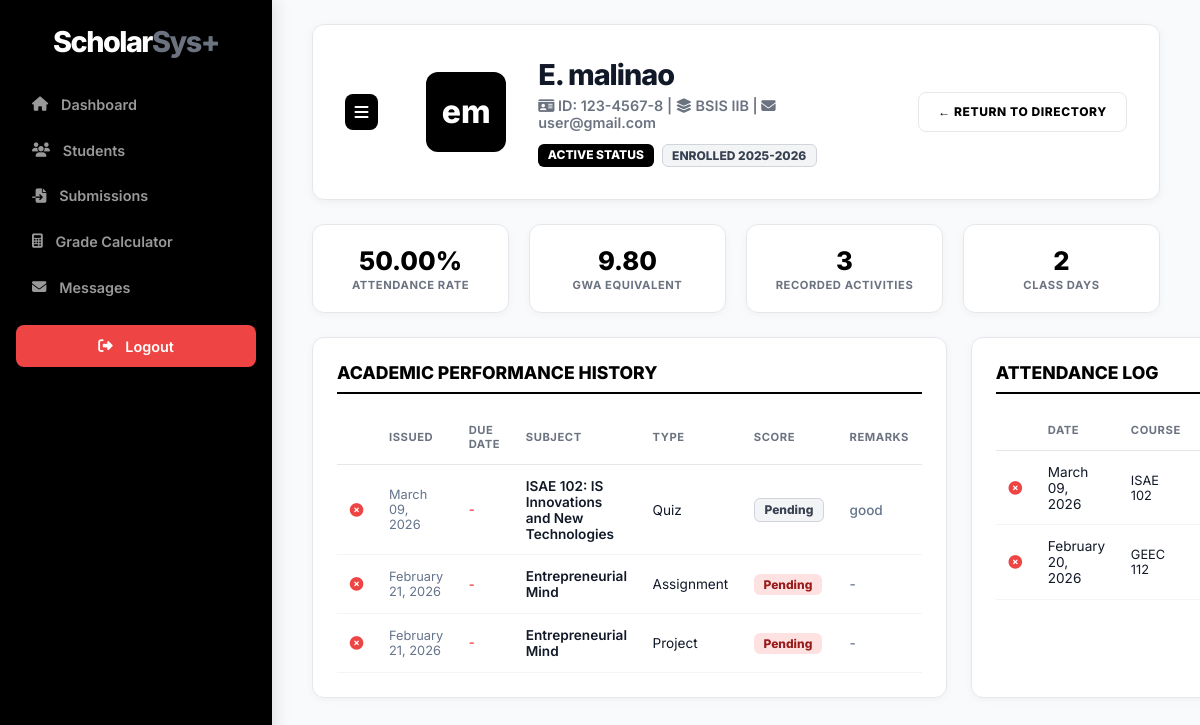
The page /students/record/30/ (signed in) on the database its author committed.
### portal/models.py (models this page shows, shortened)
class UserProfile(models.Model):
    user = models.OneToOneField(User, on_delete=models.CASCADE)
    student_id = models.CharField(max_length=20, blank=True, db_index=True)
    section = models.CharField(max_length=50, blank=True)
    role = models.CharField(max_length=10, choices=[('student', 'Student'), ('teacher', 'Teacher'), ('admin', 'Admin')])
    @property
    def formatted_name(self):
        if self.user.first_name:
            first_initial = self.user.first_name[0].upper()
            if self.user.last_name:
                return f"{first_initial}. {self.user.last_name}"
            return self.user.first_name
        return self.user.username

class PerformanceMonitoring(models.Model):
    PERFORMANCE_TYPES = [
        ('quiz', 'Quiz'),
        ('exam', 'Exam'),
        ('assignment', 'Assignment'),
        ('project', 'Project'),
        ('activity', 'Activity'),
        ('others', 'Others'),
    ]
    student = models.ForeignKey(User, on_delete=models.CASCADE, related_name='performances')
    subject = models.CharField(max_length=100)
    grade = models.DecimalField(max_digits=5, decimal_places=2)
    max_score = models.DecimalField(max_digits=5, decimal_places=2, default=100.00)
    remarks = models.TextField(blank=True, help_text="Teacher's feedback after grading.")
    task_instructions = models.TextField(blank=True, help_text="Questions or instructions for the student.")
    performance_type = models.CharField(max_length=20, choices=PERFORMANCE_TYPES, default='others')
    date = models.DateField(auto_now_add=True)
    due_date = models.DateTimeField(null=True, blank=True, help_text="Submission deadline.")
    class Meta:
        verbose_name = "All Performance Record"
        verbose_name_plural = "All Performance Records"

class Attendance(models.Model):
    student = models.ForeignKey(User, on_delete=models.CASCADE, related_name='attendance_records')
    classroom = models.ForeignKey(Classroom, on_delete=models.CASCADE)
    date = models.DateField()
    status = models.CharField(max_length=10, choices=[('present', 'Present'), ('absent', 'Absent'), ('late', 'Late')])

class Classroom(models.Model):
    name = models.CharField(max_length=100)
    course_number = models.CharField(max_length=20, blank=True)
    section = models.CharField(max_length=50)
    teacher = models.ForeignKey(User, on_delete=models.CASCADE, related_name='classes')
    units = models.IntegerField(default=3)
    schedule = models.TextField(blank=True) # Multi-line schedule info

### portal/views.py (the view)
# urls.py: path('students/record/<int:student_id>/', views.student_detail_view, name='student_records'),
@login_required
@role_required(['teacher', 'admin'])
def student_detail_view(request, student_id):
    student = get_object_or_404(User, id=student_id, userprofile__role='student')
    performances = PerformanceMonitoring.objects.filter(student=student).order_by('-date')
    attendance = Attendance.objects.filter(student=student).order_by('-date')
    total_attendance = attendance.count()
    present_count = attendance.filter(status='present').count()
    attendance_rate = (present_count / total_attendance * 100) if total_attendance > 0 else 100
    subject_map = {}
    for p in performances:
        if p.subject not in subject_map:
            subject_map[p.subject] = {'q': 0, 'e': 0, 'ac': 0, 'asgn': 0}
        val = float(p.grade)
        if p.performance_type == 'quiz': subject_map[p.subject]['q'] = val
        elif p.performance_type == 'exam': subject_map[p.subject]['e'] = val
        elif p.performance_type == 'activity': subject_map[p.subject]['ac'] = val
        elif p.performance_type == 'assignment': subject_map[p.subject]['asgn'] = val
    final_grades = []
    for sub, scores in subject_map.items():
        total = (scores['q'] * 0.2) + (scores['e'] * 0.4) + (scores['ac'] * 0.3) + (scores['asgn'] * 0.1)
        final_grades.append(total)
    avg_grade = sum(final_grades) / len(final_grades) if final_grades else 0
    return render(request, 'portal/student_records.html', {
        'student': student,
        'performances': performances,
        'attendance': attendance,
        'attendance_rate': round(attendance_rate, 1),
        'avg_grade': round(avg_grade, 2),
        'subject_summaries': subject_map # For template use if needed
    })

### portal/views.py (called while the page is built)
def role_required(allowed_roles):
    def decorator(view_func):
        @wraps(view_func)
        def _wrapped_view(request, *args, **kwargs):
            if not request.user.is_authenticated:
                return redirect('login')
            try:
                profile = request.user.userprofile
            except UserProfile.DoesNotExist:
                messages.error(request, "Your account is missing a profile. Please contact admin.")
                return redirect('login')
            if profile.role not in allowed_roles:
                messages.error(request, "You do not have permission to access that page.")
                return redirect('dashboard')
            return view_func(request, *args, **kwargs)
        return _wrapped_view
    return decorator

### portal/templates/portal/student_records.html (shortened to what this page needs)
{% load static %}
<!DOCTYPE html>
<html lang="en">
<head>
    <link rel="stylesheet" href="https://cdnjs.cloudflare.com/ajax/libs/font-awesome/6.4.0/css/all.min.css">
</head>
<body>
    <div class="sidebar">
        <h2><span style="color: white;">Scholar</span><span style="color: #6b7280;">Sys+</span></h2>
        <nav>
            <a href="{% url 'dashboard' %}"><i class="fa-solid fa-house"></i> Dashboard</a>
            <a href="{% url 'student_list' %}"><i class="fa-solid fa-users"></i> Students</a>
            <a href="{% url 'submissions_list' %}"><i class="fa-solid fa-file-import"></i> Submissions</a>
            <a href="{% url 'calculate_grade' %}"><i class="fa-solid fa-calculator"></i> Grade Calculator</a>
            <a href="#"><i class="fa-solid fa-envelope"></i> Messages</a>
            <a href="/logout/" class="logout-btn">
                <i class="fa-solid fa-right-from-bracket"></i> Logout
            </a>
        </nav>
    </div>
    <div class="main-content">
        <div class="profile-header">
            <button class="burger-menu" id="burgerToggle" style="margin-right: 1rem;">
                <i class="fa-solid fa-bars"></i>
            </button>
            <div class="profile-avatar">{{ student.first_name.0 }}{{ student.last_name.0 }}</div>
            <div style="flex: 1;">
                <h1 style="margin:0; font-size: 1.8rem; font-weight: 800; letter-spacing: -1px;">
                    {{ student.userprofile.formatted_name }}</h1>
                <p style="margin: 0.3rem 0; color: #6b7280; font-weight: 600; font-size: 0.9rem;">
                    <i class="fa-solid fa-id-card"></i> ID: {{ student.userprofile.student_id|default:"N/A" }} |
                    <i class="fa-solid fa-layer-group"></i> {{ student.userprofile.section }} |
                    <i class="fa-solid fa-envelope"></i> {{ student.email }}
                </p>
                <div class="flex-row">
                    <span class="grade-badge grade-high">ACTIVE STATUS</span>
                    <span class="grade-badge grade-med">ENROLLED 2025-2026</span>
                </div>
            </div>
            <a href="{% url 'student_list' %}"
                style="background: white; border: 1px solid #e5e7eb; color: #000; padding: 0.7rem 1.2rem; border-radius: 8px; text-decoration: none; font-weight: 800; font-size: 0.75rem; text-transform: uppercase; letter-spacing: 0.05em;">&larr;
                Return to Directory</a>
        </div>
        <div class="stats-grid">
            <div class="stat-card">
                <div class="stat-value">{{ attendance_rate|floatformat:2 }}%</div>
                <div class="stat-label">Attendance Rate</div>
            </div>
            <div class="stat-card">
                <div class="stat-value">{{ avg_grade|floatformat:2 }}</div>
                <div class="stat-label">GWA Equivalent</div>
            </div>
            <div class="stat-card">
                <div class="stat-value">{{ performances.count }}</div>
                <div class="stat-label">Recorded Activities</div>
            </div>
            <div class="stat-card">
                <div class="stat-value">{{ attendance.count }}</div>
                <div class="stat-label">Class Days</div>
            </div>
        </div>
        <div class="tab-content">
            <div class="card">
                <h3>Academic Performance History</h3>
                <table>
                    <thead>
                        <tr>
                            <th style="width: 40px;"></th>
                            <th>Issued</th>
                            <th>Due Date</th>
                            <th>Subject</th>
                            <th>Type</th>
                            <th>Score</th>
                            <th>Remarks</th>
                        </tr>
                    </thead>
                    <tbody>
                        {% for perf in performances %}
                        <tr>
                            <td style="text-align: center;">
                                <a href="{% url 'delete_performance' perf.id %}"
                                    onclick="return confirm('Delete this record?')" class="btn-delete"
                                    title="Delete Record">
                                    <i class="fa-solid fa-circle-xmark"></i>
                                </a>
                            </td>
                            <td style="font-size: 0.8rem; color: #64748b;">{{ perf.date|date:"F d, Y" }}</td>
                            <td style="font-size: 0.8rem; color: #ef4444; font-weight: 600;">{% if perf.due_date %}{{
                                perf.due_date|date:"F d, Y" }}{% else %}-{% endif %}</td>
                            <td style="font-weight: 600;">{{ perf.subject }}</td>
                            <td>{{ perf.get_performance_type_display }}</td>
                            <td>
                                <span
                                    class="grade-badge {% if perf.grade >= 90 %}grade-high{% elif perf.grade >= 75 %}grade-med{% else %}grade-low{% endif %}">
                                    {% if perf.submissions.exists %}
                                    {{ perf.grade|floatformat:2 }}
                                    {% else %}
                                    Pending
                                    {% endif %}
                                </span>
                            </td>
                            <td style="color: #64748b; font-weight: 500;">{{ perf.remarks|default:"-" }}</td>
                        </tr>
                        {% endfor %}
                    </tbody>
                </table>
            </div>
            <div class="card">
                <h3>Attendance Log</h3>
                <table>
                    <thead>
                        <tr>
                            <th style="width: 40px;"></th>
                            <th>Date</th>
                            <th>Course</th>
                            <th>Status</th>
                        </tr>
                    </thead>
                    <tbody>
                        {% for att in attendance %}
                        <tr>
                            <td style="text-align: center;">
                                <a href="{% url 'delete_attendance' att.id %}"
                                    onclick="return confirm('Delete this attendance record?')" class="btn-delete"
                                    title="Delete Record">
                                    <i class="fa-solid fa-circle-xmark"></i>
                                </a>
                            </td>
                            <td>{{ att.date|date:"F d, Y" }}</td>
                            <td style="font-size: 0.8rem;">{{ att.classroom.course_number }}</td>
                            <td>
                            </td>
                        </tr>
                        {% empty %}
                        <tr>
                            <td colspan="4" style="text-align:center; padding: 2rem; color: #94a3b8;">No attendance logs
                                yet.</td>
                        </tr>
                        {% endfor %}
                    </tbody>
                </table>
            </div>
        </div>
    </div>
</body>
</html>

### portal/templates/portal/student_records.html (style rules this page uses)
:root { --primary-black: #000000; --bg-white: #ffffff; --bg-light: #f9fafb; --text-main: #111827; --text-muted: #6b7280; --border-color: #e5e7eb; }
body { margin: 0; font-family: 'Inter', sans-serif; background-color: var(--bg-light); display: flex; height: 100vh; color: var(--text-main); overflow: hidden; }
.sidebar { width: 240px; background: var(--primary-black); color: white; padding: 1.5rem 1rem; display: flex; flex-direction: column; box-shadow: 4px 0 15px rgba(0, 0, 0, 0.1); transition: all 0.3s ease; position: relative; z-index: 1000; overflow: hidden; flex-shrink: 0; }
.sidebar h2 { font-weight: 800; margin: 0 0 1.5rem 0; letter-spacing: -1.5px; color: white; text-align: center; font-size: 1.8rem; white-space: nowrap; }
.sidebar nav { flex: 1; }
.sidebar nav a { color: rgba(255, 255, 255, 0.6); text-decoration: none; display: flex; align-items: center; gap: 0.8rem; padding: 0.8rem 1rem; margin-bottom: 0.2rem; font-weight: 600; border-radius: 8px; transition: 0.2s; font-size: 0.9rem; white-space: nowrap; }
.logout-btn { background: #ef4444; color: white !important; text-decoration: none; padding: 0.8rem; text-align: center; border-radius: 8px; font-weight: 700; margin-top: 1rem; display: flex; align-items: center; justify-content: center; gap: 8px; }
.main-content { flex: 1; padding: 1.5rem 2.5rem; overflow-y: auto; }
.profile-header { background: white; padding: 2rem; border-radius: 12px; box-shadow: 0 2px 10px rgba(0, 0, 0, 0.05); display: flex; gap: 2rem; align-items: center; margin-bottom: 1.5rem; border: 1px solid var(--border-color); }
.profile-avatar { width: 80px; height: 80px; background: var(--primary-black); border-radius: 12px; display: flex; align-items: center; justify-content: center; font-size: 2rem; font-weight: 800; color: white; }
.stats-grid { display: grid; grid-template-columns: repeat(4, 1fr); gap: 1.25rem; margin-bottom: 1.5rem; }
.stat-card { background: white; padding: 1.25rem; border-radius: 12px; box-shadow: 0 2px 8px rgba(0, 0, 0, 0.04); text-align: center; border: 1px solid var(--border-color); }
.stat-value { font-size: 1.6rem; font-weight: 800; color: var(--primary-black); margin-bottom: 0.1rem; }
.stat-label { font-size: 0.7rem; color: var(--text-muted); font-weight: 700; text-transform: uppercase; letter-spacing: 0.05em; }
.tab-content { display: grid; grid-template-columns: 1.6fr 1fr; gap: 1.5rem; }
.card { background: white; padding: 1.5rem; border-radius: 12px; box-shadow: 0 2px 8px rgba(0, 0, 0, 0.04); border: 1px solid var(--border-color); }
.card h3 { margin-top: 0; color: var(--primary-black); border-bottom: 2px solid var(--primary-black); padding-bottom: 0.6rem; margin-bottom: 1rem; font-size: 1.1rem; font-weight: 800; text-transform: uppercase; }
table { width: 100%; border-collapse: collapse; }
th { text-align: left; font-size: 0.7rem; text-transform: uppercase; color: var(--text-muted); padding: 0.8rem; border-bottom: 1px solid var(--border-color); letter-spacing: 0.05em; font-weight: 700; }
td { padding: 0.8rem; border-bottom: 1px solid #f3f4f6; font-size: 0.85rem; }
.grade-badge { font-weight: 800; padding: 0.2rem 0.6rem; border-radius: 6px; font-size: 0.75rem; }
.grade-high { background: var(--primary-black); color: white; }
.grade-med { background: #f3f4f6; color: #374151; border: 1px solid #d1d5db; }
.grade-low { background: #fee2e2; color: #991b1b; }
.btn-delete { color: #ef4444; font-weight: 800; text-decoration: none; transition: 0.2s; }
.flex-row { display: flex; gap: 0.5rem; margin-top: 0.8rem; }
.burger-menu { background: var(--primary-black); color: white; border: none; padding: 0.6rem; border-radius: 8px; cursor: pointer; font-size: 1rem; margin-right: 1.2rem; transition: 0.2s; display: flex; align-items: center; justify-content: center; width: fit-content; }

### rows shown on the page
PerformanceMonitoring: date "March 09, 2026", subject "ISAE 102: IS Innovations and New Technologies", performance_type "Quiz", shows "Pending", remarks "good"
PerformanceMonitoring: date "February 21, 2026", subject "Entrepreneurial Mind", performance_type "Assignment", shows "Pending", remarks "-"
PerformanceMonitoring: date "February 21, 2026", subject "Entrepreneurial Mind", performance_type "Project", shows "Pending", remarks "-"
Attendance: date "March 09, 2026", classroom.course_number "ISAE 102"
Attendance: date "February 20, 2026", classroom.course_number "GEEC 112"

### other values the page prints
{{ student.first_name.0 }} "e"
{{ student.last_name.0 }} "m"
{{ student.userprofile.formatted_name }} "E. malinao"
{{ student.userprofile.student_id|default:"N/A" }} "123-4567-8"
{{ student.userprofile.section }} "BSIS IIB"
{{ student.email }} "user@gmail.com"
{{ attendance_rate|floatformat:2 }} "50.00"
{{ avg_grade|floatformat:2 }} "9.80"
{{ performances.count }} "3"
{{ attendance.count }} "2"
